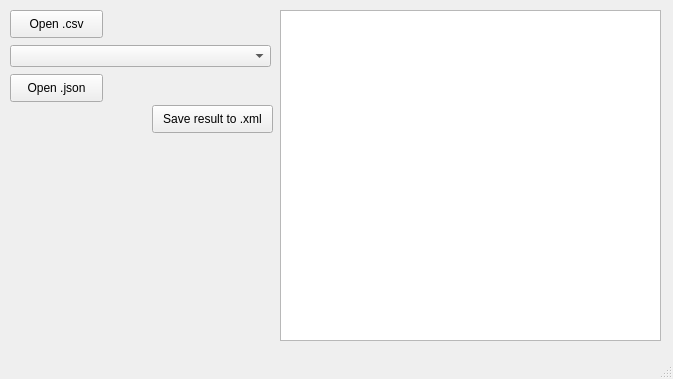
<?xml version="1.0" encoding="UTF-8"?>
<ui version="4.0">
 <class>MainWindow</class>
 <widget class="QMainWindow" name="MainWindow">
  <property name="geometry">
   <rect>
    <x>0</x>
    <y>0</y>
    <width>673</width>
    <height>379</height>
   </rect>
  </property>
  <property name="windowTitle">
   <string>CandidateTest</string>
  </property>
  <widget class="QWidget" name="centralwidget">
   <widget class="QPushButton" name="pushButton">
    <property name="geometry">
     <rect>
      <x>10</x>
      <y>10</y>
      <width>93</width>
      <height>28</height>
     </rect>
    </property>
    <property name="text">
     <string>Open .csv</string>
    </property>
   </widget>
   <widget class="QComboBox" name="comboBox">
    <property name="geometry">
     <rect>
      <x>10</x>
      <y>45</y>
      <width>261</width>
      <height>22</height>
     </rect>
    </property>
   </widget>
   <widget class="QTextBrowser" name="textBrowser">
    <property name="geometry">
     <rect>
      <x>280</x>
      <y>10</y>
      <width>381</width>
      <height>331</height>
     </rect>
    </property>
   </widget>
   <widget class="QPushButton" name="pushButton_2">
    <property name="geometry">
     <rect>
      <x>10</x>
      <y>74</y>
      <width>93</width>
      <height>28</height>
     </rect>
    </property>
    <property name="text">
     <string>Open .json</string>
    </property>
   </widget>
   <widget class="QPushButton" name="pushButton_3">
    <property name="geometry">
     <rect>
      <x>152</x>
      <y>105</y>
      <width>121</width>
      <height>28</height>
     </rect>
    </property>
    <property name="text">
     <string>Save result to .xml</string>
    </property>
   </widget>
  </widget>
  <widget class="QStatusBar" name="statusbar"/>
 </widget>
 <resources/>
 <connections/>
</ui>
